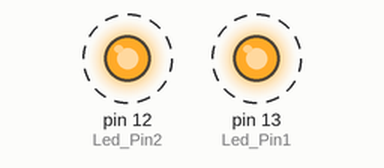
The sketch below on a simulated Arduino Uno, built with avr-gcc and run on an emulated ATmega328P. Shown: output pins drawn as LEDs (lit = HIGH). Dashed ring = blinking.

Above: at 0.5 s.
Timing chart, 0 to 4.6 s (numbered marks = the images above):
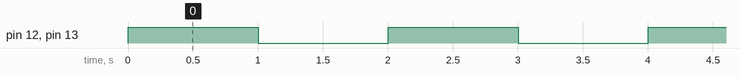

The sketch:

UTN-Clase-Arduino01_02.ino
```cpp
int Led_Pin1=13;
int Led_Pin2=12;

void setup()
{
  pinMode(Led_Pin1,OUTPUT);
  pinMode(Led_Pin2,OUTPUT);
}

void loop()
{
digitalWrite(Led_Pin1, HIGH);
digitalWrite(Led_Pin2,HIGH);
delay(1000);
digitalWrite(Led_Pin1, LOW);
digitalWrite(Led_Pin2, LOW);
delay(1000);
}  
```

Measured:
- by itself, pin 12 (Led_Pin2), pin 13 (Led_Pin1): alternates HIGH for 1.0 s and LOW for 1.0 s
